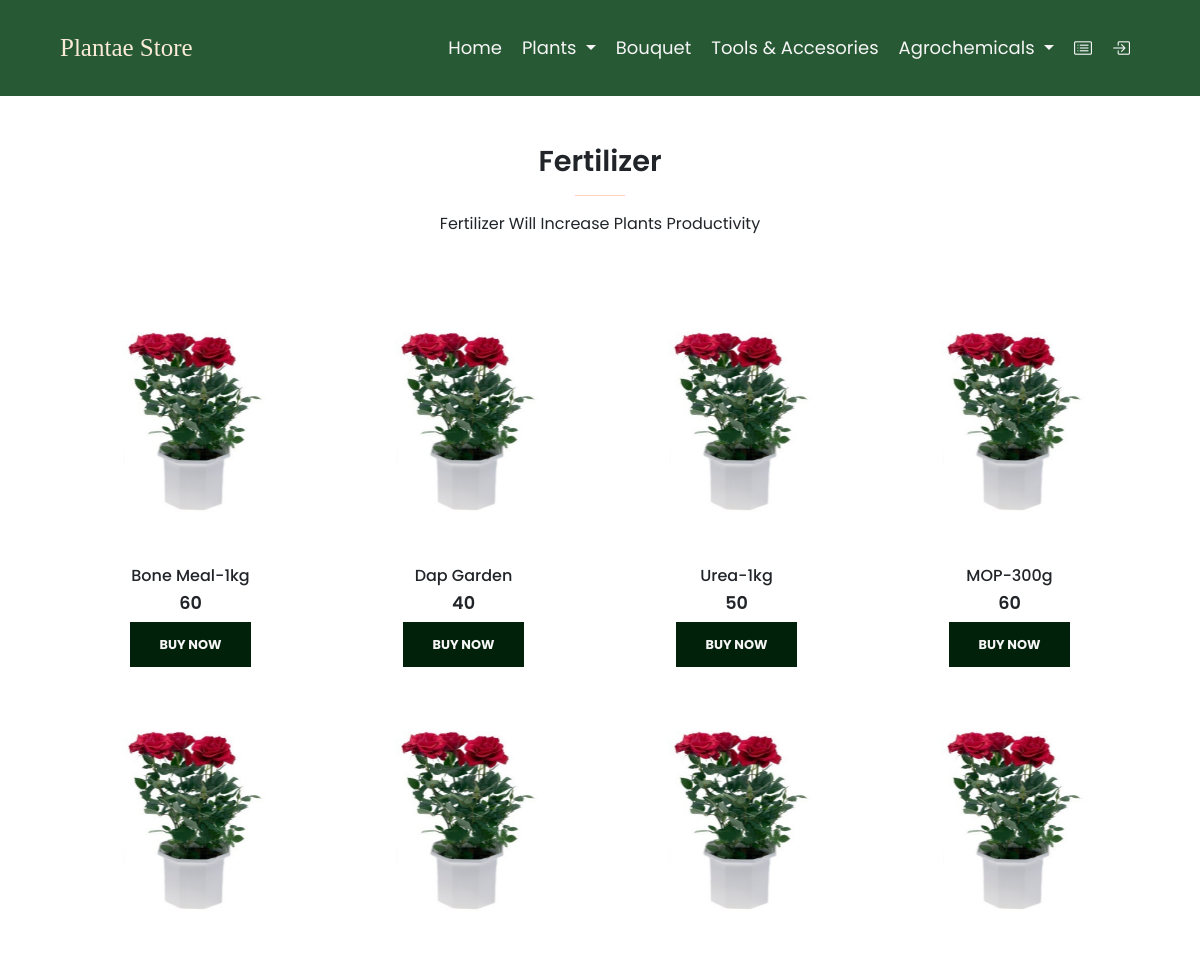
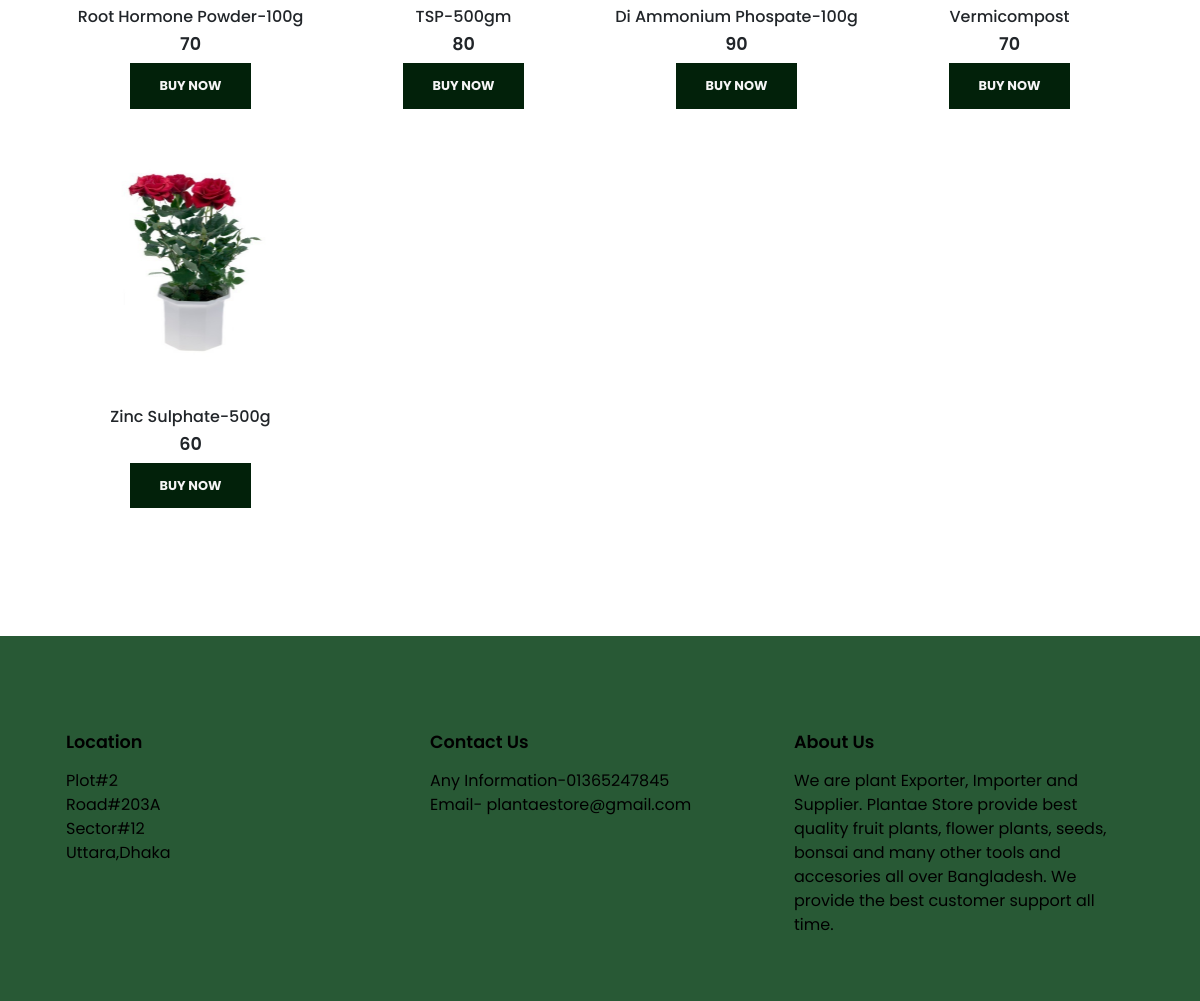
/fertilizer.php, run on the app's committed database (2 pictures, top to bottom).
### tables this page shows
CREATE TABLE `plant` (
  `P_ID` int(11) NOT NULL,
  `Name` varchar(255) NOT NULL,
  `Taka` varchar(255) NOT NULL,
  `Image` varchar(255) NOT NULL,
  `Type` varchar(255) NOT NULL
);

### fertilizer.php (the view, shortened to what this page needs)
<?php
include "dbConnection.php";
?>
<!DOCTYPE html>
<html lang="en">
<head>
   <link rel="stylesheet" href="https://stackpath.bootstrapcdn.com/bootstrap/4.1.3/css/bootstrap.min.css"
>
   <link href="https://cdn.jsdelivr.net/npm/bootstrap@5.0.0-beta3/dist/css/bootstrap.min.css" rel="stylesheet"
>
   <link rel="stylesheet" href="https://cdn.jsdelivr.net/npm/bootstrap-icons@1.8.1/font/bootstrap-icons.css">
   <link rel="stylesheet" href="style.css">
</head>
<body>
   <div class="head2">
      <nav class="navbar fixed-top navbar-expand-lg navbar-light bg-light py-4">
        <a class="navbar-brand" href="#">Plantae Store</a>
         <div class="collapse navbar-collapse" id="navbarNavDropdown">
            <ul class="navbar-nav ml-auto">
               <li class="nav-item ">
                  <a class="nav-link" href="index.php">Home <span class="sr-only"></span></a>
               </li>
               <li class="nav-item dropdown">
                  <a class="nav-link dropdown-toggle" href="#" id="navbarDropdownMenuLink" data-toggle="dropdown"
                     aria-haspopup="true" aria-expanded="false">
                     Plants
                  </a>
               </li>
               <li class="nav-item">
                  <a class="nav-link" href="bouqet.php">Bouquet</a>
               </li>
               <li class="nav-item">
                  <a class="nav-link" href="tools.php">Tools & Accesories</a>
               </li>
               <li class="nav-item dropdown">
                  <a class="nav-link dropdown-toggle" href="#" id="navbarDropdownMenuLink" data-toggle="dropdown"
                     aria-haspopup="true" aria-expanded="false">
                     Agrochemicals
                  </a>
               </li>
               <li class="nav-item">
                  <a class="nav-link bi bi-card-list" href="#"></a>
               </li>
               <li class="nav-item">
                  <a class="nav-link  bi bi-box-arrow-in-right" href="userIndex.php"></a>
               </li>
            </ul>
         </div>
      </nav>
   </div>
   <section id="featured " class="pt-5 pb-5">
    <div class="container text-center mt-5 py-5">
       <h2>Fertilizer</h2>
       <hr class="mx-auto">
       <p>Fertilizer will increase plants productivity</p>
    </div>
    <div class="row mx-auto container">
    <?php
$query = "select * from plant where Type ='Fertilizer'";
$rs = mysqli_query($conn, $query);
while ($row = mysqli_fetch_array($rs)) {
?>
   <div class="product text-center col-lg-3 col-md-4 col-12">
      <img class="img-fluid mb-3" src="images/rose.jpg"style="height: 250px" />
      <h5 class="p-name"><?php echo $row['Name']?></h5>
      <h4 class="p-price"><?php echo $row['Taka']?></h4>
      <form method="post">
      <button  name="shop" class="'buy-btn">Buy Now</button>
      </form>
   </div>
   <?php
}
?>
    </div>
</section>
<div class="foot">
   <footer class="mt-5 py-5">
      <div class="row container mx-auto pt-5">
         <div class="footer-one col-lg-4 col-md-8 col-12">
            <h4 class="pb-2">Location</h4>
            <p>Plot#2<br>Road#203A<br>Sector#12<br>Uttara,Dhaka</p>
         </div>
         <div class="footer-one col-lg-4 col-md-8 col-12">
            <h4 class="pb-2">Contact Us</h4>
            <p>Any Information-01365247845<br>Email- plantaestore@gmail.com</p>
         </div>
         <div class="footer-one col-lg-4 col-md-8 col-12">
            <h4 class="pb-2">About Us</h4>
            <p>We are plant Exporter, Importer and Supplier. Plantae Store provide best quality fruit plants,
               flower plants, seeds, bonsai and many other tools and accesories all over Bangladesh. We provide the
               best customer support
               all time.
            </p>
         </div>
      </div>
   </footer>
   </div>
</body>
</html>

### style.css (style rules this page uses)
:root { --green:#285935; }
* { font-family: 'Poppins', sans-serif; margin:0; padding:0; box-sizing: border-box; text-transform: capitalize; outline: none; border:none; text-decoration: none; transition: all .3s linear; }
.navbar { padding:1.5rem 5%; background:var(--green) !important ; font-size: 18px; top: 0; left: 0; }
.navbar .navbar-brand { font-size: 25px; font-family: Comic Sans MS; color: antiquewhite; }
.navbar-light .navbar-nav .nav-link { color: whitesmoke; padding: 0 10px; }
button { font-size: 0.8rem; font-weight: 700; outline: none; background-color: #02210a; border: none; color: whitesmoke; padding: 13px 30px; text-transform: uppercase; }
.product { cursor: pointer; margin-bottom: 2rem; }
.product img { transition:0.3s all; }
hr { width : 50px; height :20px; background-color: orangered; }
.footer-one p { text-transform: none; }
footer { background-color:#285935 ; color: black; }
h2 { font-size: 1.8rem; font-weight: 600; }
h4 { font-size: 1.1rem; font-weight: 600; }
h5 { font-size: 1rem; font-weight: 500; }

### data on the page
plant: Name "Bone Meal-1kg", Taka "60"
plant: Name "Dap Garden", Taka "40"
plant: Name "Urea-1kg", Taka "50"
plant: Name "MOP-300g", Taka "60"
plant: Name "Root Hormone Powder-100g", Taka "70"
plant: Name "TSP-500gm", Taka "80"
plant: Name "Di Ammonium Phospate-100g", Taka "90"
plant: Name "Vermicompost", Taka "70"
plant: Name "Zinc Sulphate-500g", Taka "60"
